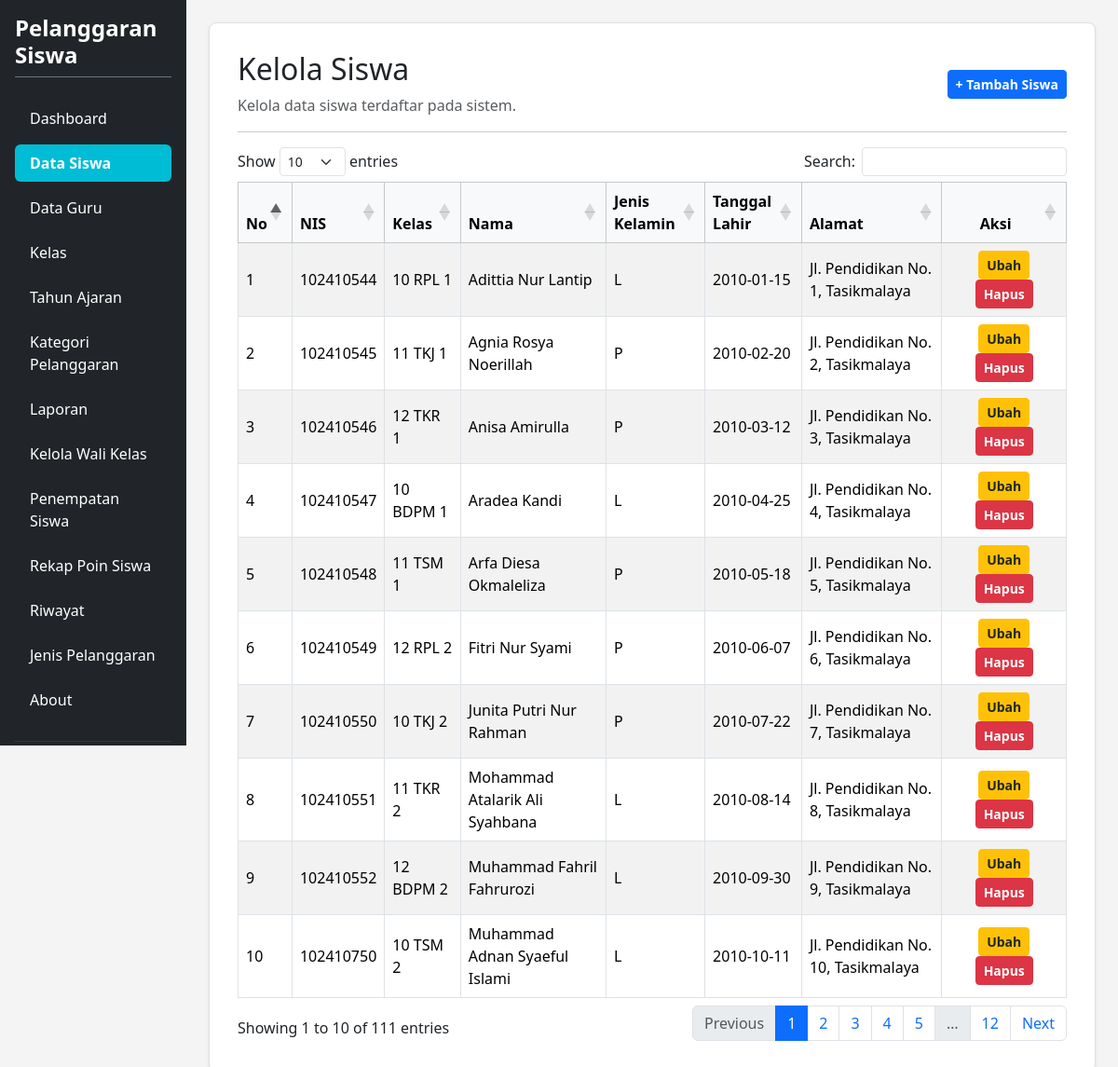
Page /kelola_siswa.php (signed in) on the earlier database version.
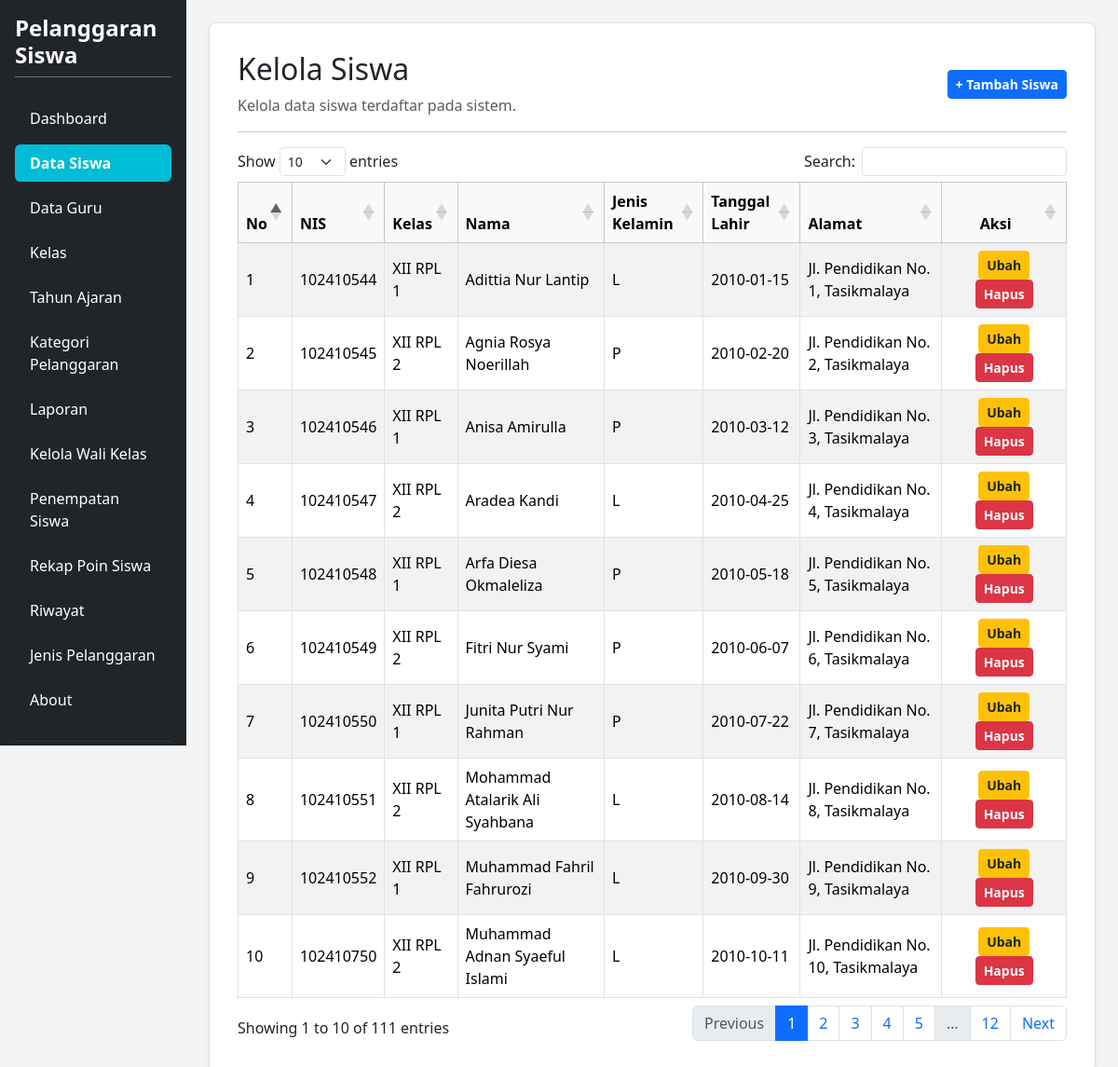
Same page on the later database version.
### tables this page shows
CREATE TABLE `t_siswa` (
  `id` int(11) NOT NULL,
  `nis` varchar(30) NOT NULL,
  `nama` varchar(150) NOT NULL,
  `kelas_id` int(11) DEFAULT NULL,
  `jenis_kelamin` char(1) NOT NULL,
  `tanggal_lahir` date NOT NULL,
  `alamat` text NOT NULL,
  `status_aktif` tinyint(1) NOT NULL,
  `created_at` timestamp NOT NULL DEFAULT current_timestamp(),
  `updated_at` timestamp NOT NULL DEFAULT current_timestamp()
);

CREATE TABLE `t_kelas` (
  `id` int(11) NOT NULL,
  `nama` varchar(100) NOT NULL,
  `tingkat` varchar(20) NOT NULL,
  `jurusan` varchar(100) NOT NULL,
  `status_aktif` tinyint(1) NOT NULL,
  `created_at` timestamp NULL DEFAULT current_timestamp(),
  `updated_at` timestamp NULL DEFAULT current_timestamp()
);

### kelola_siswa.php (the view, shortened to what this page needs)
<?php
require_once 'config.php';
$title = 'Kelola Siswa';
$db_pdo = $pdo ?? ($conn instanceof PDO ? $conn : null);
?>
<!DOCTYPE html>
<html lang="id">
<head>
    <link href="https://cdn.jsdelivr.net/npm/bootstrap@5.3.8/dist/css/bootstrap.min.css" rel="stylesheet">
    <link href="https://cdn.datatables.net/1.13.8/css/dataTables.bootstrap5.min.css" rel="stylesheet">
</head>
<body>
<div class="container-fluid d-flex p-0" style="min-height: 100vh;">
    <div class="row flex-grow-1 g-0 w-100">
        <?php include "layout/sidebar.php"; ?>
        <main class="col-md-9 col-lg-10 p-4">
            <div class="content-card shadow-sm">
                <div class="d-flex justify-content-between align-items-center mb-3">
                    <div>
                        <h2><?= htmlspecialchars($title) ?></h2>
                        <p class="text-muted mb-0">Kelola data siswa terdaftar pada sistem.</p>
                    </div>
                    <a href="tambah_siswa.php" class="btn btn-primary btn-sm fw-semibold">+ Tambah Siswa</a>
                </div>
                <hr>
                <div class="table-responsive">
                    <table id="tableSiswa" class="table table-bordered table-striped align-middle w-100">
                        <thead class="table-light">
                            <tr>
                                <th width="5%">No</th>
                                <th>NIS</th>
                                <th>Kelas</th>
                                <th>Nama</th>
                                <th>Jenis Kelamin</th>
                                <th>Tanggal Lahir</th>
                                <th>Alamat</th>
                                <th width="15%" class="text-center">Aksi</th>
                            </tr>
                        </thead>
                        <tbody>
                            <?php
                            if ($db_pdo) {
                                try {
                                    $sql = "SELECT s.*, k.nama AS nama_kelas
                                            FROM t_siswa s
                                            LEFT JOIN t_kelas_siswa ks ON s.id = ks.siswa_id AND ks.status_aktif = 1
                                            LEFT JOIN t_kelas k ON ks.kelas_id = k.id
                                            ORDER BY s.id ASC";
                                    $rows = $db_pdo->query($sql)->fetchAll(PDO::FETCH_ASSOC);
                                    if (count($rows) > 0) {
                                        foreach ($rows as $i => $r) {
                                            ?>
                                            <tr>
                                                <td><?= $i + 1 ?></td>
                                                <td><?= htmlspecialchars($r['nis']) ?></td>
                                                <td><?= htmlspecialchars($r['nama_kelas'] ?? '-') ?></td>
                                                <td><?= htmlspecialchars($r['nama']) ?></td>
                                                <td><?= htmlspecialchars($r['jenis_kelamin']) ?></td>
                                                <td><?= htmlspecialchars($r['tanggal_lahir']) ?></td>
                                                <td><?= htmlspecialchars($r['alamat']) ?></td>
                                                <td class="text-center">
                                                    <a href="edit_siswa.php?id=<?= $r['id'] ?>" class="btn btn-warning btn-sm text-dark px-2 fw-semibold">Ubah</a>
                                                    <a href="hapus_siswa.php?id=<?= $r['id'] ?>" class="btn btn-danger btn-sm text-white px-2 fw-semibold" onclick="return confirm('Yakin ingin menghapus data ini?')">Hapus</a>
                                                </td>
                                            </tr>
                                            <?php
                                        }
                                    } else {
                                        echo '<tr><td colspan="8" class="text-center text-muted py-4">Belum ada data siswa di dalam database.</td></tr>';
                                    }
                                } catch (Exception $e) {
                                    echo '<tr><td colspan="8" class="text-center text-danger py-4">Error memuat data: ' . htmlspecialchars($e->getMessage()) . '</td></tr>';
                                }
                            } else {
                                echo '<tr><td colspan="8" class="text-center text-danger py-4">Koneksi database belum terhubung dengan benar.</td></tr>';
                            }
                            ?>
                        </tbody>
                    </table>
                </div>
            </div>
        </main>
    </div>
</div>
</body>
</html>

Differences in the rows shown:
changed through a linked row, t_siswa "Adittia Nur Lantip": t_kelas.nama "10 RPL 1" → "XII RPL 1"
changed through a linked row, t_siswa "Agnia Rosya Noerillah": t_kelas.nama "11 TKJ 1" → "XII RPL 2"
changed through a linked row, t_siswa "Anisa Amirulla": t_kelas.nama "12 TKR 1" → "XII RPL 1"
changed through a linked row, t_siswa "Aradea Kandi": t_kelas.nama "10 BDPM 1" → "XII RPL 2"
changed through a linked row, t_siswa "Arfa Diesa Okmaleliza": t_kelas.nama "11 TSM 1" → "XII RPL 1"
changed through a linked row, t_siswa "Fitri Nur Syami": t_kelas.nama "12 RPL 2" → "XII RPL 2"
changed through a linked row, t_siswa "Junita Putri Nur Rahman": t_kelas.nama "10 TKJ 2" → "XII RPL 1"
changed through a linked row, t_siswa "Mohammad Atalarik Ali Syahbana": t_kelas.nama "11 TKR 2" → "XII RPL 2"
changed through a linked row, t_siswa "Muhammad Fahril Fahrurozi": t_kelas.nama "12 BDPM 2" → "XII RPL 1"
changed through a linked row, t_siswa "Muhammad Adnan Syaeful Islami": t_kelas.nama "10 TSM 2" → "XII RPL 2"
